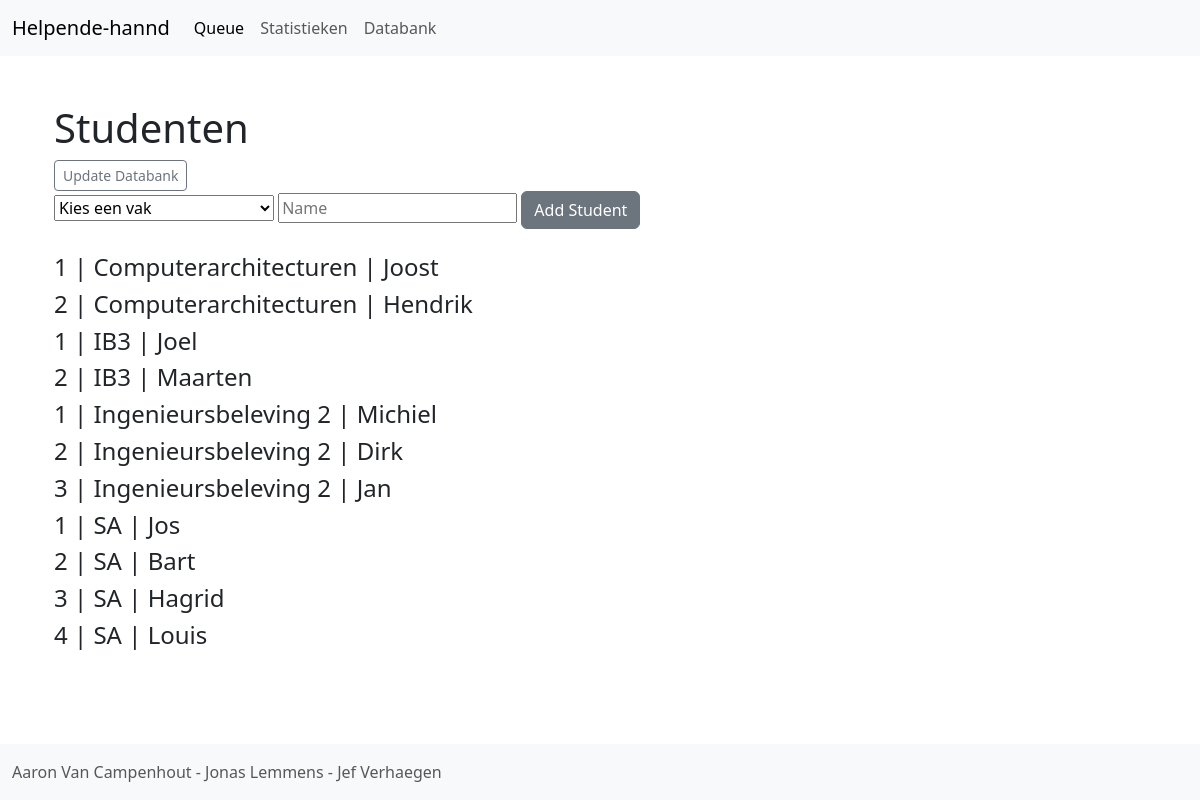
Before: /databank with the older database file.
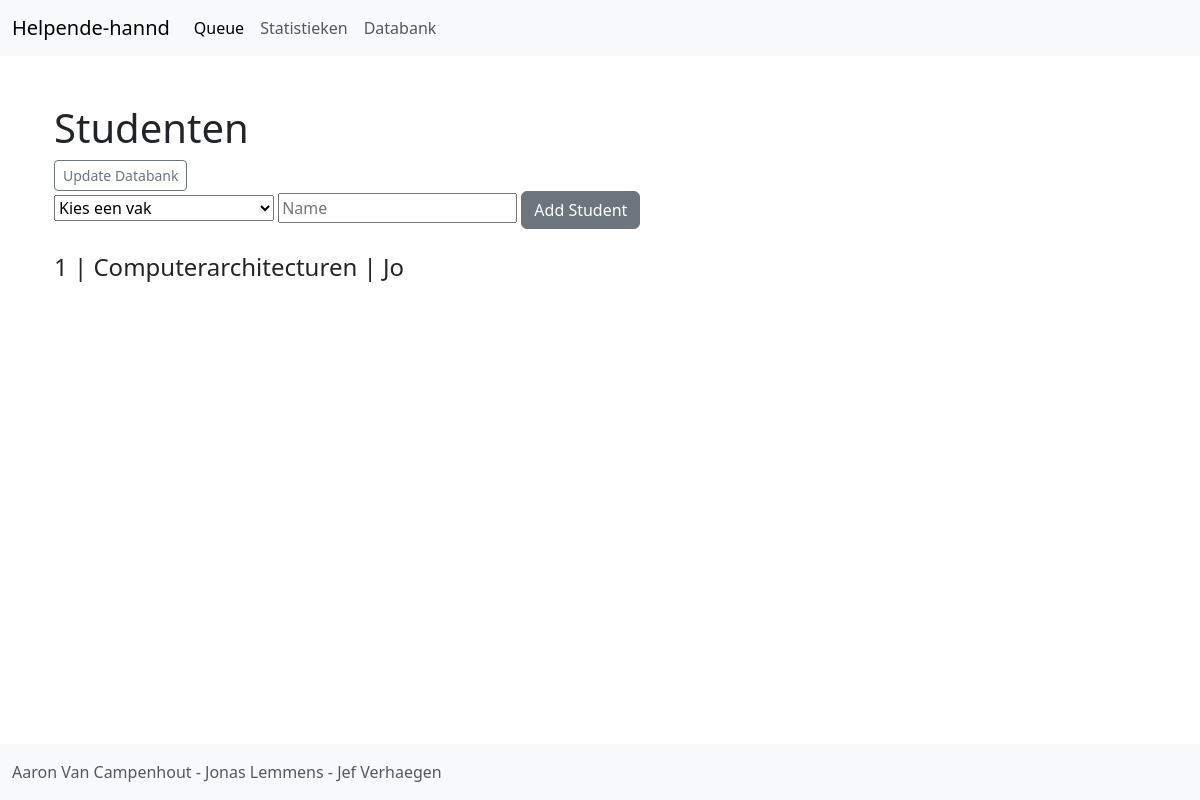
After: the same page with the newer database file.
### Flask-webserver/app.py (models this page shows, shortened)
class  Klas(db.Model):
    cid = db.Column(db.Integer,primary_key=True)
    vak = db.Column(db.String(200),primary_key=True,nullable=False)
    name = db.Column(db.String(200), nullable=False)

### Flask-webserver/app.py (the view)
@app.route("/databank",methods=["POST","GET"])
def databank():
    klaslijst = "Lijst met Studentnamen"
    if request.method == "POST":
        if(request.form['subject']!='Kies een vak'):
            last_id = db.session.execute(db.select(Klas.cid).where(Klas.vak == request.form['subject'] ).order_by(Klas.cid.desc())).scalar()
            print("laatste id: ", last_id)
            if last_id == None:
                curr_id = 1
            else:
                curr_id = last_id + 1
            new_student = Klas(cid=curr_id, name=request.form['name'], vak = request.form['subject'])
            db.session.add(new_student)
            db.session.commit()
        else:
            print("leeg")
        return redirect(url_for('databank'))
    else:
        studenten = db.session.execute(db.select(Klas).order_by(Klas.vak,Klas.cid)).scalars()
        return render_template("databank.html",title=klaslijst,klas=studenten)

### Flask-webserver/templates/databank.html (shortened to what this page needs)
{% extends "base.html" %}
{% block content %}
    <div class ="container">
        <h1>Studenten</h1>
        <a href="/update" class="btn btn-outline-secondary btn-sm">Update Databank</a>
        <br/>
        <form action="/databank" METHOD="POST">
            <tr>
                <td>
                    <select name="subject">
                        <option>Kies een vak</option>
                    </select>
                </td>
                <td>
                    <input type="text" placeholder="Name" name="name">
                </td>
                <td>
                    <input type="submit" value="Add Student" class="btn btn-secondary">
                </td>
            </tr>
        </form>
    <br/>
    {% for student in klas %}
        <h4>
            {{ student.cid }} | {{ student.vak }} | {{ student.name }}
        </h4>
    {% endfor %}
    </div>
    <br><br><br><br>
{% endblock %}

### Flask-webserver/templates/base.html (shortened to what this page needs)
<!doctype html>
<html lang="en">
  <head>
    <link href="https://cdn.jsdelivr.net/npm/bootstrap@5.3.0-alpha1/dist/css/bootstrap.min.css" rel="stylesheet">
  </head>
  <body>
    {% include 'navbar.html'%}
    <div class="container">
        {% block content %}
        {% endblock %}
    </div>
    {% include 'footer.html'%}
  </body>
</html>

### Flask-webserver/templates/navbar.html (shortened to what this page needs)
<nav class="navbar navbar-expand-lg bg-body-tertiary">
    <div class="container-fluid">
      <a class="navbar-brand" href="{{url_for('home')}}">Helpende-hannd</a>
      <div class="collapse navbar-collapse" id="navbarNav">
        <ul class="navbar-nav">
          <li class="nav-item">
            <a class="nav-link active" aria-current="page" href="{{url_for('queue')}}">Queue</a>
          </li>
          <li class="nav-item">
            <a class="nav-link" href="{{url_for('stats')}}">Statistieken</a>
          </li>
          <li class="nav-item">
            <a class="nav-link" href="{{url_for('databank')}}">Databank</a>
          </li>
        </ul>
      </div>
    </div>
  </nav>

### Flask-webserver/templates/footer.html
<nav class="navbar fixed-bottom bg-body-tertiary">
    <div class="container-fluid">
        <span class="navbar-text">
            Aaron Van Campenhout - Jonas Lemmens - Jef Verhaegen
        </span>
    </div>
  </nav>

Changed rows visible on the page:
removed Klas: cid "2", vak "Computerarchitecturen", name "Hendrik"
removed Klas: cid "1", vak "IB3", name "Joel"
removed Klas: cid "2", vak "IB3", name "Maarten"
removed Klas: cid "1", vak "Ingenieursbeleving 2", name "Michiel"
removed Klas: cid "2", vak "Ingenieursbeleving 2", name "Dirk"
removed Klas: cid "3", vak "Ingenieursbeleving 2", name "Jan"
removed Klas: cid "1", vak "SA", name "Jos"
removed Klas: cid "2", vak "SA", name "Bart"
removed Klas: cid "3", vak "SA", name "Hagrid"
removed Klas: cid "4", vak "SA", name "Louis"
changed Klas "Computerarchitecturen": name "Joost" → "Jo"
